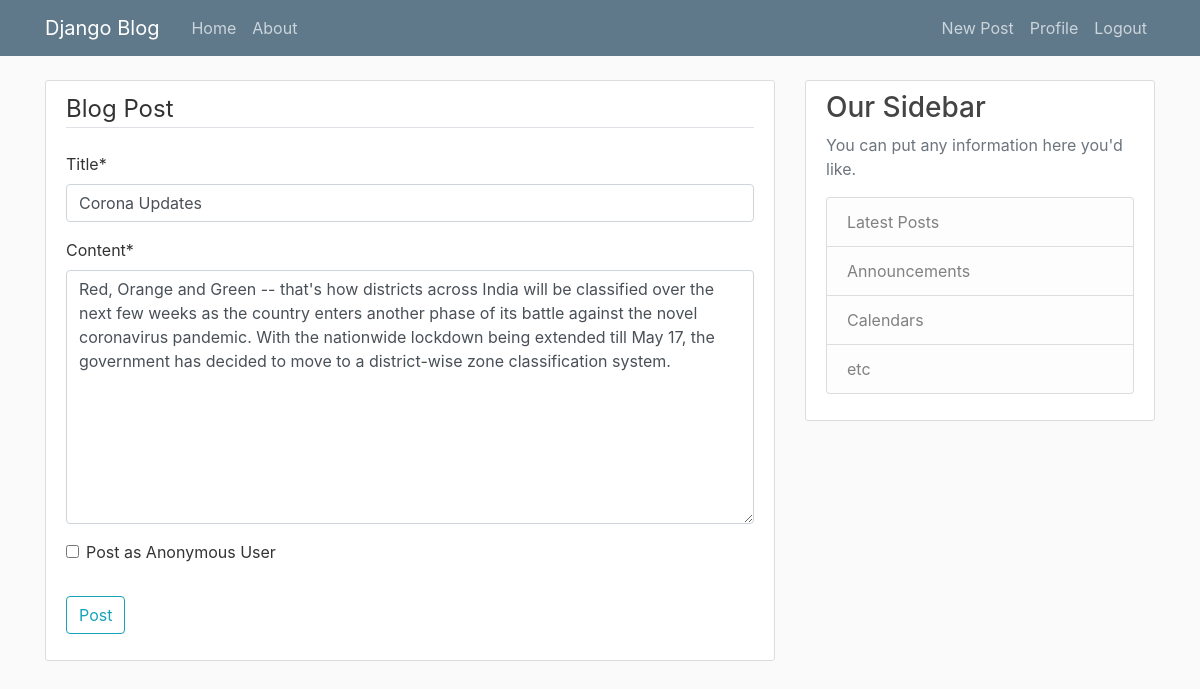
Page /post/26/update/ (signed in) on the committed database.
### blog/models.py (models this page shows, shortened)
class Post(models.Model):
    title = models.CharField(max_length=100)
    content = models.TextField()
    anonymous = models.BooleanField("Post as Anonymous User", editable=True, default=True)
    date_posted = models.DateTimeField(default=timezone.now)
    author = models.ForeignKey(User, on_delete=models.CASCADE)

### blog/views.py (the view, shortened to what this page needs)
# urls.py: path('post/<int:pk>/update/', PostUpdateView.as_view(), name='post-update'),
class PostUpdateView(LoginRequiredMixin, UserPassesTestMixin, UpdateView):
    model = Post
    fields = ['title', 'content', 'anonymous']
    def test_func(self):
        post = self.get_object()
        if self.request.user == post.author:
            return True
        return False

### blog/templates/blog/post_form.html (shortened to what this page needs)
{% extends "blog/base.html" %}
{% load crispy_forms_tags %}
{% block content %}
    <div class="content-section">
        <form method="POST">
            <fieldset class="form-group">
                <legend class="border-bottom mb-4">Blog Post</legend>
                {{ form|crispy }}
            </fieldset>
            <div class="form-group">
                <button class="btn btn-outline-info" type="submit">Post</button>
            </div>
        </form>
    </div>
{% endblock content %}

### blog/static/blog/main.css (style rules this page uses)
body { background: #fafafa; color: #333333; margin-top: 5rem; }
.content-section { background: #ffffff; padding: 10px 20px; border: 1px solid #dddddd; border-radius: 3px; margin-bottom: 20px; }

### rows in the picture
Post: title "Corona Updates", content "Red, Orange and Green -- that's how districts across India will be classified over the next few weeks as the country enters another phase of its battle against the novel coronavirus pandemic. With the nationwide lockdown being extended till May 17, the government has decided to move to a district-wise zone classification system."
